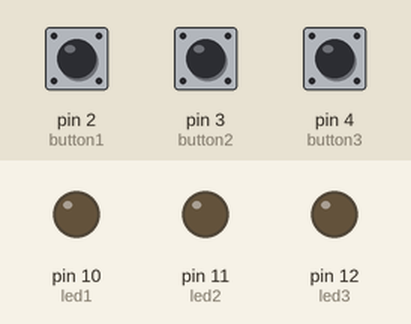
Simulated run of this sketch. Board: Arduino Uno, built with avr-gcc and run on an emulated ATmega328P. Parts: output pins drawn as LEDs (lit = HIGH). Inputs (shaded band) come from the test bench; at power-on: pin 2 (button1) LOW, pin 3 (button2) LOW, pin 4 (button3) LOW.

Above: at 1.2 s.
1.3 s: pin 2 (button1) pulled HIGH for 0.15 s
At 1.7 s:
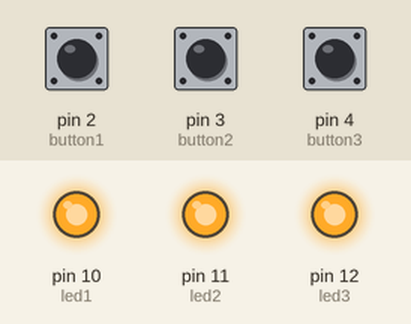
4.4 s: pin 3 (button2) pulled HIGH for 3.2 s
9.1 s: pin 4 (button3) pulled HIGH for 3.2 s
At 11.9 s:
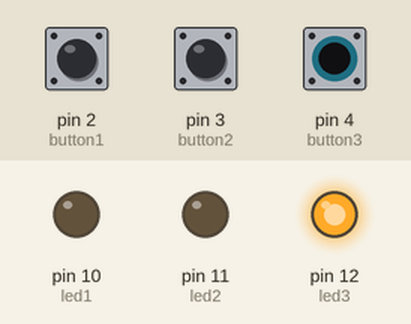
13.8 s: pin 2 (button1) pulled HIGH for 3.2 s
At 17.0 s:
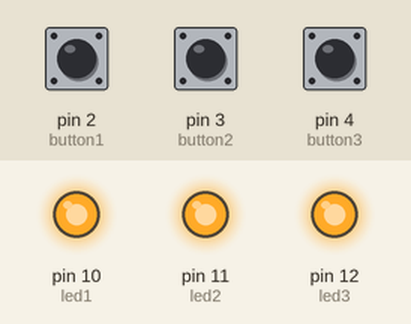
Timing chart, 0 to 23.1 s (numbered marks = the images above; inputs shaded):
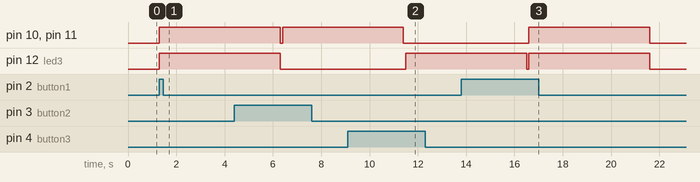

The sketch:

if-elseif.ino
```cpp
// Khái báo chân sử dụng
int led1= 10;
int led2= 11;
int led3= 12;
int button1= 2;
int button2= 3;
int button3= 4;

//Khai báo OUTPUT- INPUT cho chân sử dụng
void setup()
{
  pinMode(led1,OUTPUT);
  pinMode(led2,OUTPUT);
  pinMode(led3,OUTPUT);
  pinMode(button1,INPUT);
  pinMode(button2,INPUT);
  pinMode(button3,INPUT);
}

//Khai báo chức năng hoạt động
//Sử dụng digitalRead để khai báo chức năng bấm nút cho button
void loop()
{
  int bamnut1= digitalRead(button1);
  int bamnut2= digitalRead(button2);
  int bamnut3= digitalRead(button3);

  if (bamnut1== 1)
  {
    digitalWrite(led1,HIGH);
    digitalWrite(led2,HIGH);
    digitalWrite(led3,HIGH);
    delay(5000);
    digitalWrite(led1,LOW);
    digitalWrite(led2,LOW);
    digitalWrite(led3,LOW);
    delay(100);
  }

  else if (bamnut2== 1)
  {

    digitalWrite(led1,HIGH);
    digitalWrite(led2,HIGH);
    delay(5000);
    digitalWrite(led1,LOW);
    digitalWrite(led2,LOW);
    digitalWrite(led3,LOW);
    delay(100);
  }

  else if (bamnut3== 1)
  {
    digitalWrite(led3,HIGH);
    delay(5000);
    digitalWrite(led1,LOW);
    digitalWrite(led2,LOW);
    digitalWrite(led3,LOW);
    delay(100);
  }
}
```

Measured:
- after the input at 1.3 s, pin 10 (led1), pin 11 (led2), pin 12 (led3): LOW → HIGH at once
- after the input at 9.1 s, pin 12 (led3): LOW → HIGH after 2.4 s
- after the input at 13.8 s, pin 10 (led1), pin 11 (led2): LOW → HIGH after 2.8 s, → LOW 5.0 s later
